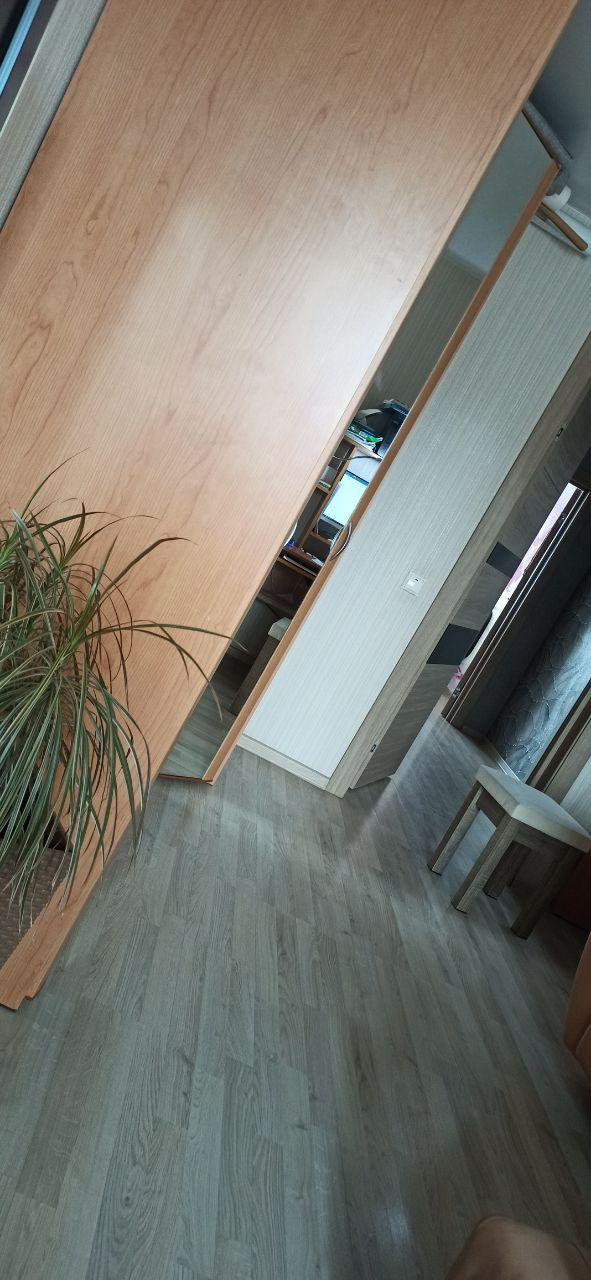
#> input picture bad.jpg, 591 x 1280 px
$ python -i white_balance.py   (imports and definitions only)
#> lines starting #> are read from the running program, lines starting #| are printed output that depends on the picture; after the words box and inside, x2 and y2 are one past the last pixel; in counts of white or black regions, pixels touching at a corner belong together
#> further down, picture is the input picture: shape (1280, 591, 3); mean B, G, R 113.1, 121.4, 123.6
from math import floor, ceil
import numpy as np
import cv2


def apply_mask(matrix, mask, fill_value):
    masked = np.ma.array(matrix, mask=mask, fill_value=fill_value)
    return masked.filled()


def apply_threshold(matrix, low_value, high_value):
    low_mask = matrix < low_value
    matrix = apply_mask(matrix, low_mask, low_value)

    high_mask = matrix > high_value
    matrix = apply_mask(matrix, high_mask, high_value)

    return matrix


def get_means(frame):
    half_percent = 1 / 200
    channels = cv2.split(frame)

    out_channels = []
    for channel in channels:
        height, width = channel.shape
        flat = channel.reshape(width * height)
        flat = np.sort(flat)

        n_cols = flat.shape[0]

        low_val = flat[floor(n_cols * half_percent)]
        high_val = flat[ceil(n_cols * (1.0 - half_percent))]

        print("Lowval: ", low_val)
        print("Highval: ", high_val)

        # saturate below the low percentile and above the high percentile
        thresholded = apply_threshold(channel, low_val, high_val)
        # scale the channel
        normalized = cv2.normalize(
            thresholded, thresholded.copy(), 0, 255, cv2.NORM_MINMAX
        )

        low_val = normalized.reshape(n_cols)[floor(n_cols * half_percent)]
        high_val = normalized.reshape(n_cols)[ceil(n_cols * (1.0 - half_percent))]

        print("Lowval: ", low_val)
        print("Highval: ", high_val)
        print("-------")

        out_channels.append(normalized)
#> this loop made 3 passes
#> (printed output is left out)
#> pass 1, in apply_threshold, `low_mask = matrix < low_value`:
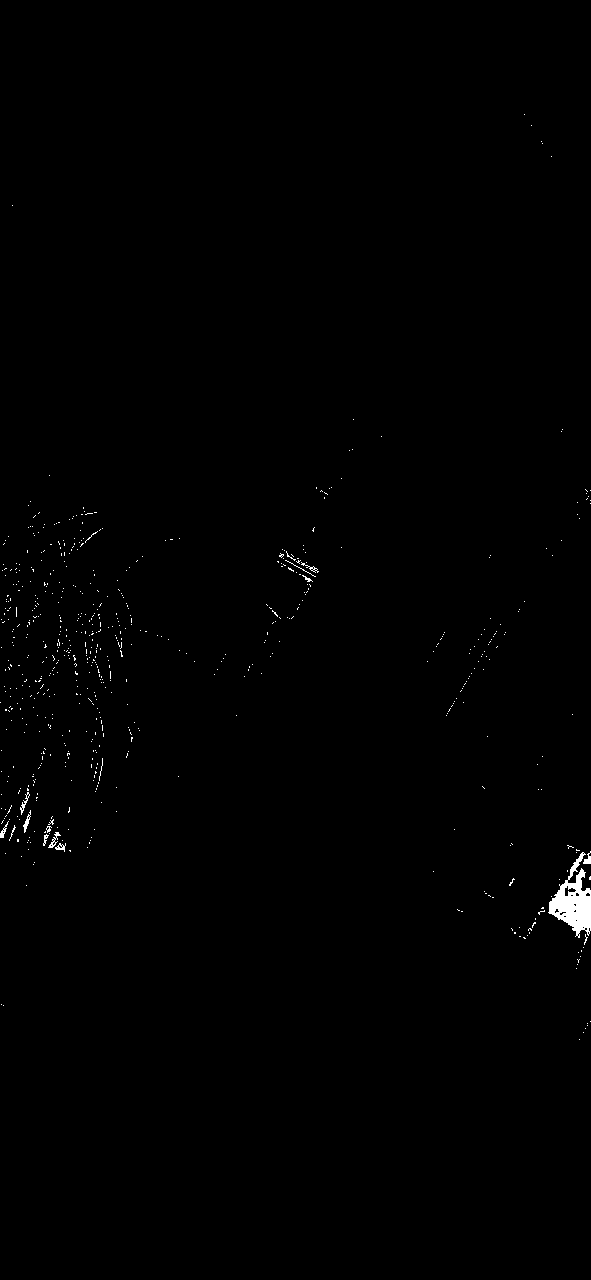
#> low_mask: shape (1280, 591) bool; 0.46% white; 654 white regions (640 under 20 px), largest, box (x1, y1, x2, y2) and area: (548, 852, 591, 938) 1689, (48, 832, 61, 848) 63, (23, 810, 31, 833) 61
#> pass 1, in apply_mask, `masked = np.ma.array(matrix, mask=mask, fill_value=fill_value)`:
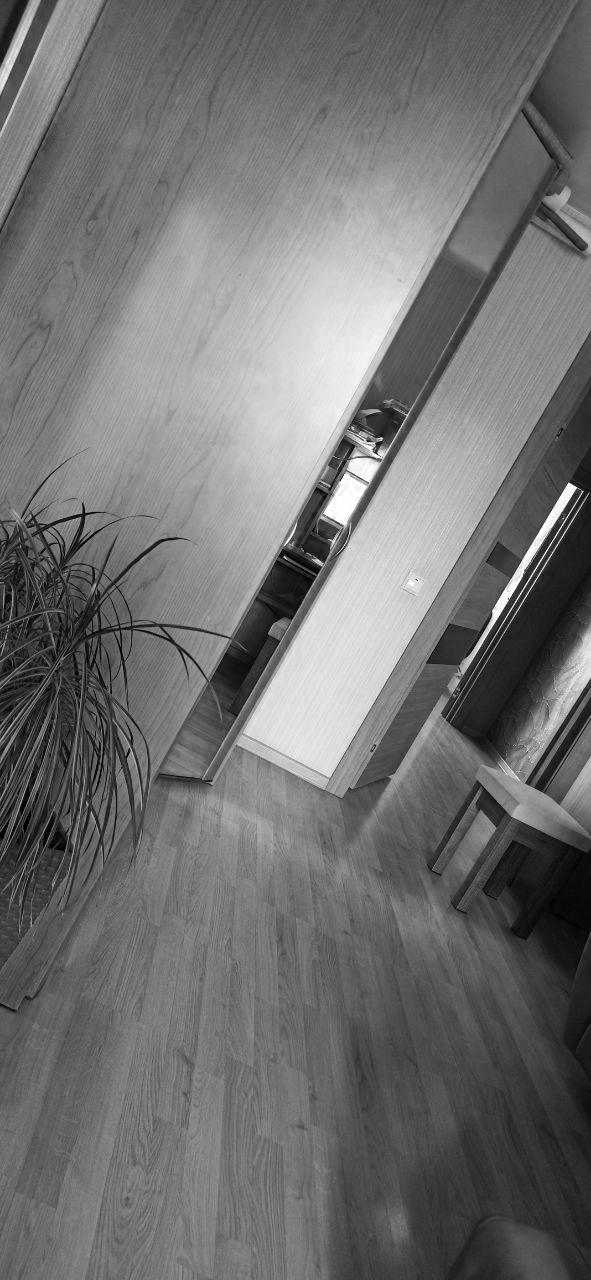
#> masked: shape (1280, 591); min 0, max 255, mean 113.1
#> pass 1, in apply_threshold, `high_mask = matrix > high_value`:
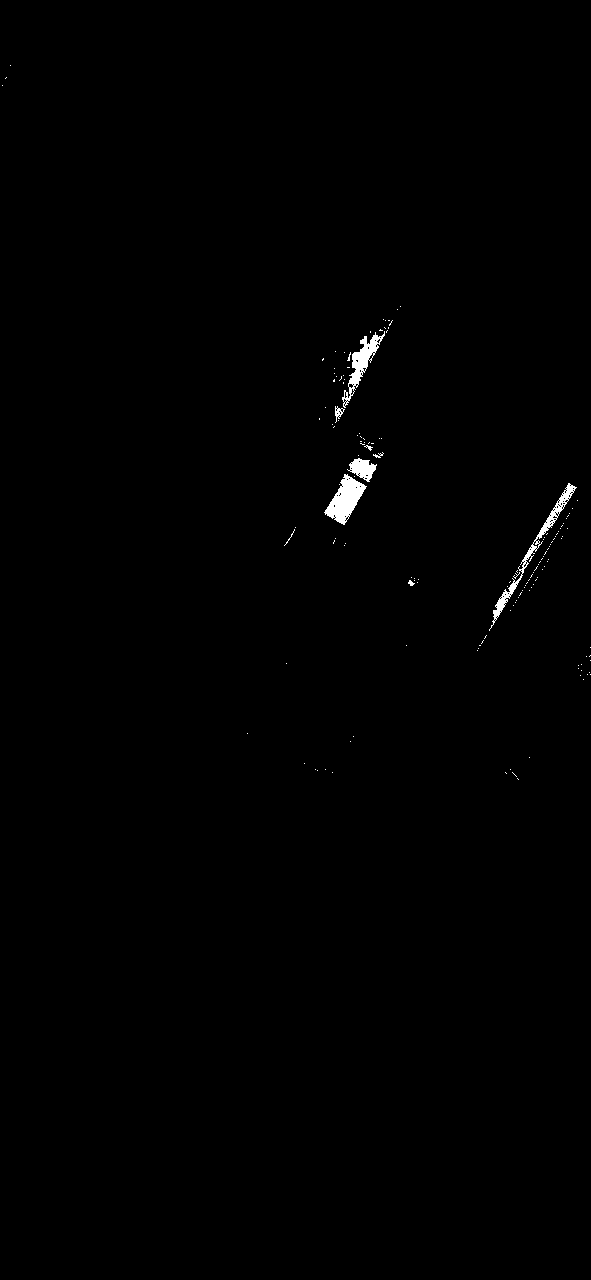
#> high_mask: shape (1280, 591) bool; 0.48% white; 152 white regions (143 under 20 px), largest, box (x1, y1, x2, y2) and area: (324, 474, 367, 525) 1043, (489, 483, 577, 631) 928, (342, 331, 385, 408) 822
#> after the loop:
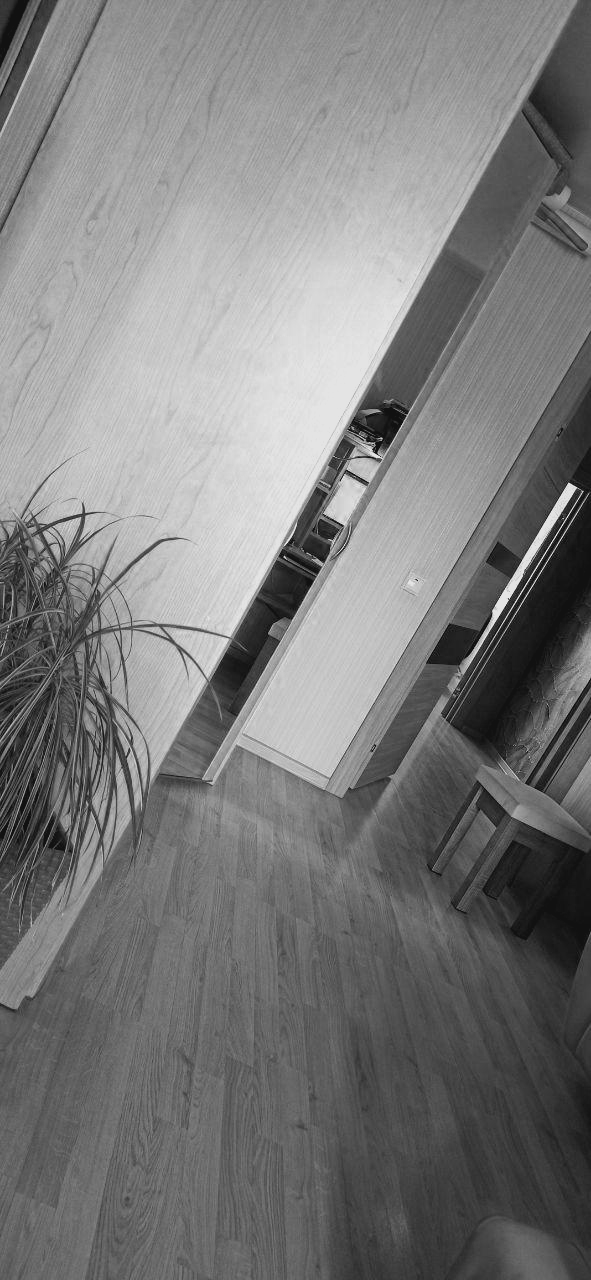
#> thresholded: shape (1280, 591); min 17, max 228, mean 123.6
#> after the loop, out_channels = 3 items
    print("-------\n")
    cv2.imshow("after", cv2.merge(out_channels))
    cv2.waitKey(0)

>>> import cv2
>>> picture = cv2.imread('../../bad.jpg')
>>> result = get_means(picture)

$ run again, on good.jpg
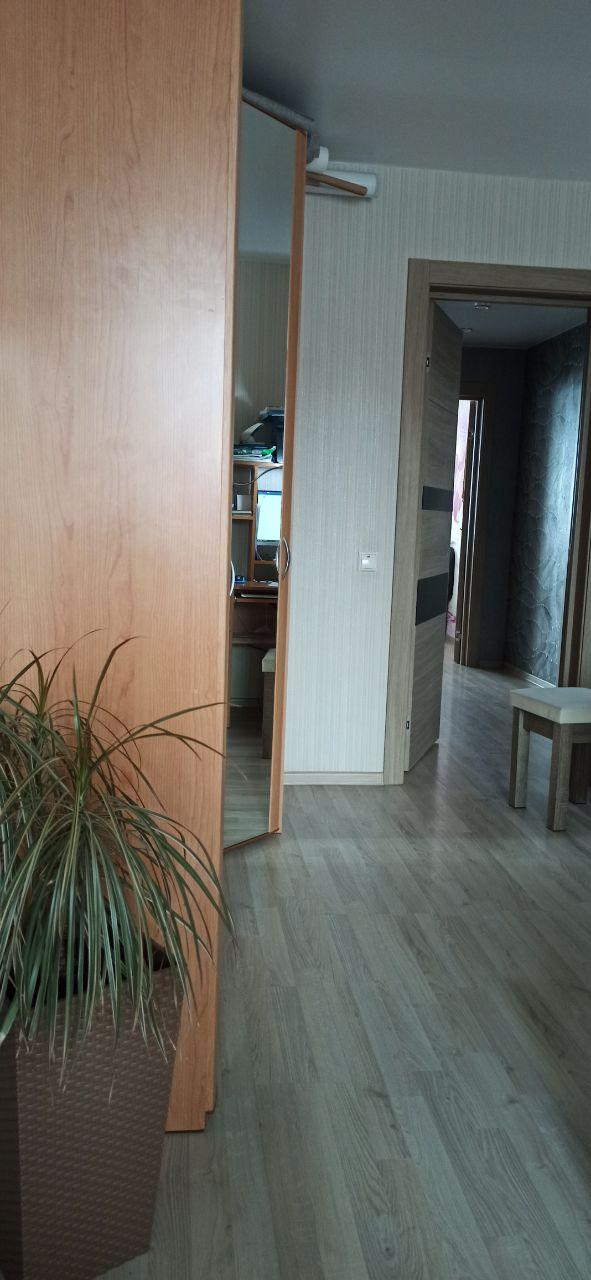
#> input picture good.jpg, 591 x 1280 px
#> picture is the input picture: shape (1280, 591, 3); mean B, G, R 101.5, 107.8, 108.7
#> the loop in get_means, `for channel in channels:` made 3 passes
#> (printed output is left out)
#> pass 1, in apply_threshold, `low_mask = matrix < low_value`:
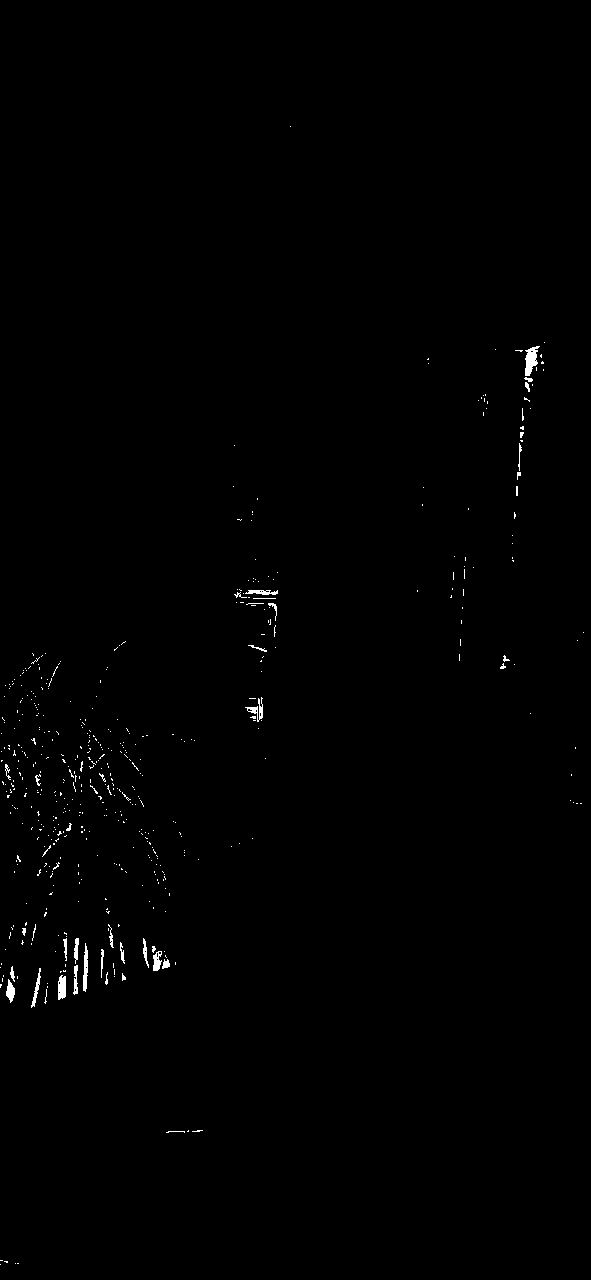
#> low_mask: shape (1280, 591) bool; 0.48% white; 503 white regions (466 under 20 px), largest, box (x1, y1, x2, y2) and area: (525, 346, 540, 376) 261, (58, 975, 66, 1000) 171, (83, 943, 88, 992) 167
#> after the loop in get_means, `for channel in channels:`:
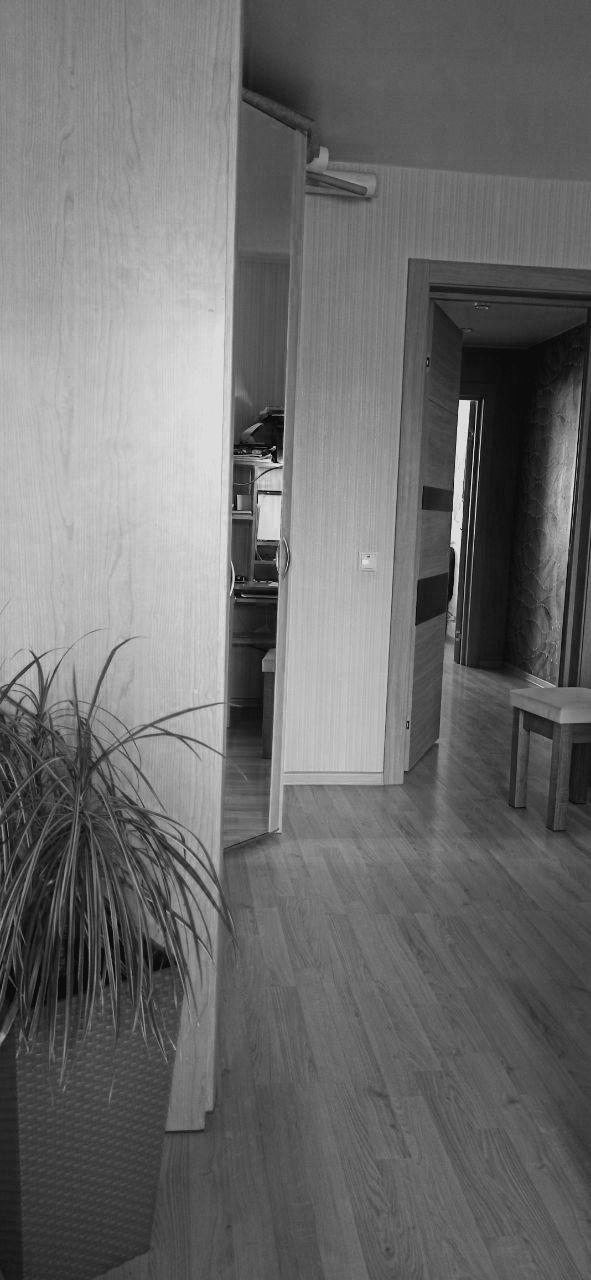
#> thresholded: shape (1280, 591); min 12, max 220, mean 108.7
#> after the loop in get_means, `for channel in channels:`: out_channels = 3 items
